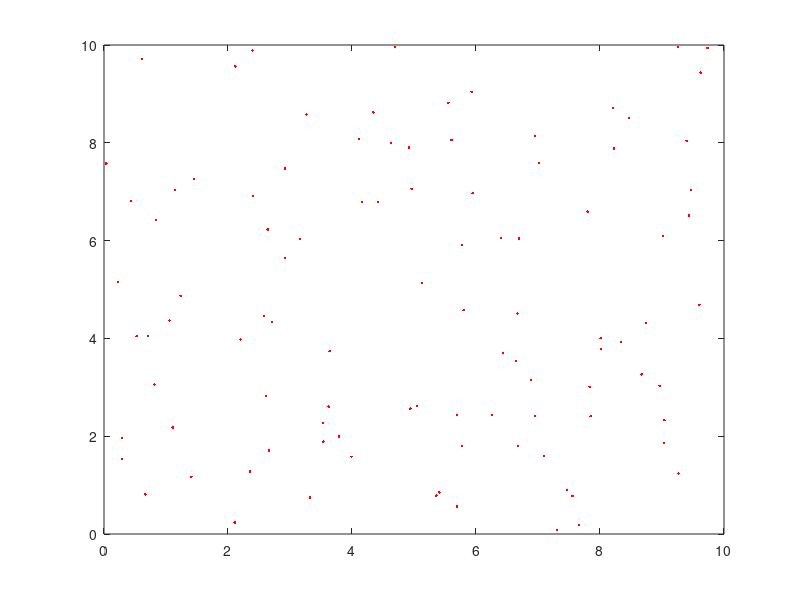
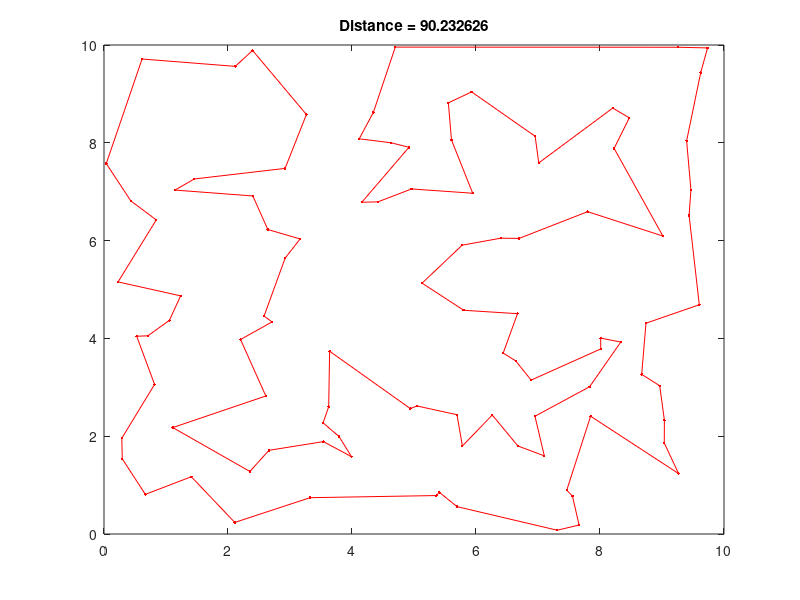

MATLAB code to generate these figures, in order:

% @@@@@@@@@@@@@@@@@@@@@@@@@@@@@@@@@@@@@@@@@@@@@@@@@@@@@@@@@@@@@@@@@@@@@@@@@
% @@@@ @@@@
% @@@@ PREPARED BY ANOOP SATHYAN @@@@
% @@@@ @@@@
% @@@@@@@@@@@@@@@@@@@@@@@@@@@@@@@@@@@@@@@@@@@@@@@@@@@@@@@@@@@@@@@@@@@@@@@@@
clc; clear; close all;
n = 100; %Set the number of cities
xy = 10*rand(n,2); %Randomise the positions of cities
num_iter = 100; % Number of iterations
a = meshgrid(1:n);
dmat = reshape(sqrt(sum((xy(a,:)-xy(a',:)).^2,2)),n,n); %Distance Matrix
opt_rte = [1:1:n];
newopt = opt_rte; %Initial Tour
newopt(n+1) = opt_rte(1); %Should return to the starting position.
plot(xy(:,1),xy(:,2),'r.');
pfig = figure('Name','Current Best Solution','Numbertitle','off');

for iter = 1:num_iter,
    for i = 1:n-2,
        for j = i+2:n,
            d1 = dmat(newopt(i),newopt(i+1)) + dmat(newopt(j),newopt(j+1));
            d2 = dmat(newopt(i),newopt(j)) + dmat(newopt(i+1),newopt(j+1));
            if d1 > d2 %Compare the distances
                [newopt(j),newopt(i+1)] = deal(newopt(i+1),newopt(j)); %Swap move.
            else
            end
            if i == 1,
                newopt(n+1) = newopt(1);
            elseif (i == n)||(j == n)
                newopt(1) = newopt(n+1);
            end
        end
    end
end
optresult = newopt(1:n);
xy_opt = xy(optresult,:);
xy_opt(n+1,:) = xy(optresult(1),:);
distance = 0;
for ii = 1:n-1,
    distance = distance + dmat(optresult(ii),optresult(ii+1));
end
total_distance = distance + dmat(optresult(1),optresult(n));
figure(pfig)
plot(xy_opt(:,1),xy_opt(:,2),'r.-')
title(sprintf('Distance = %f',total_distance))
